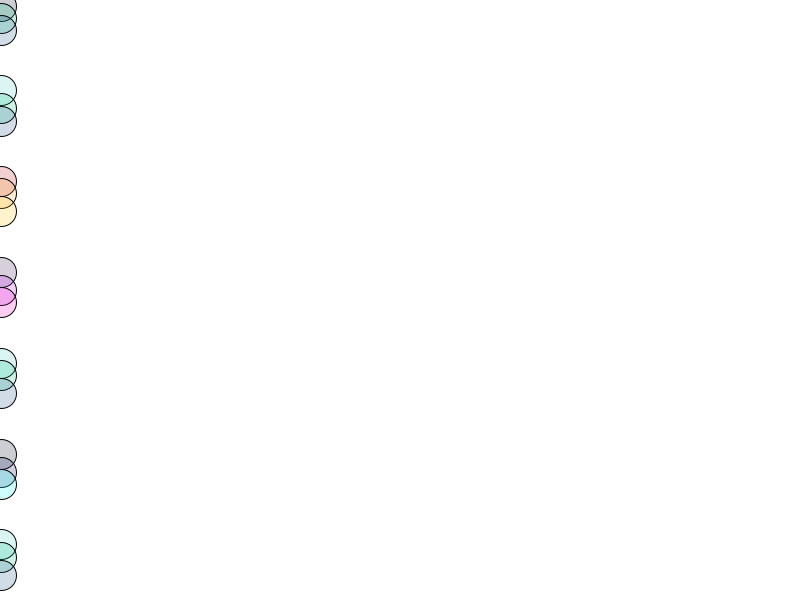
Frame 1 (no input)
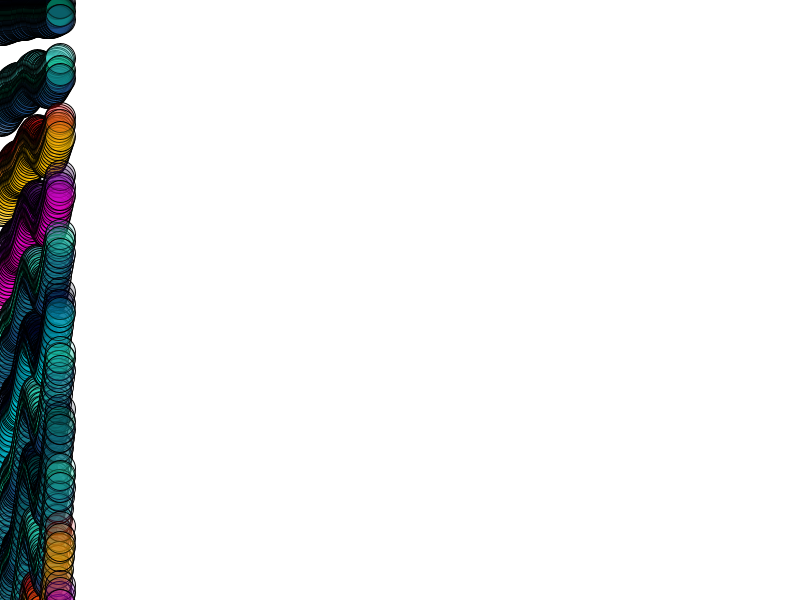
Frame 60 (the mouse pressed at the canvas centre just before this capture)
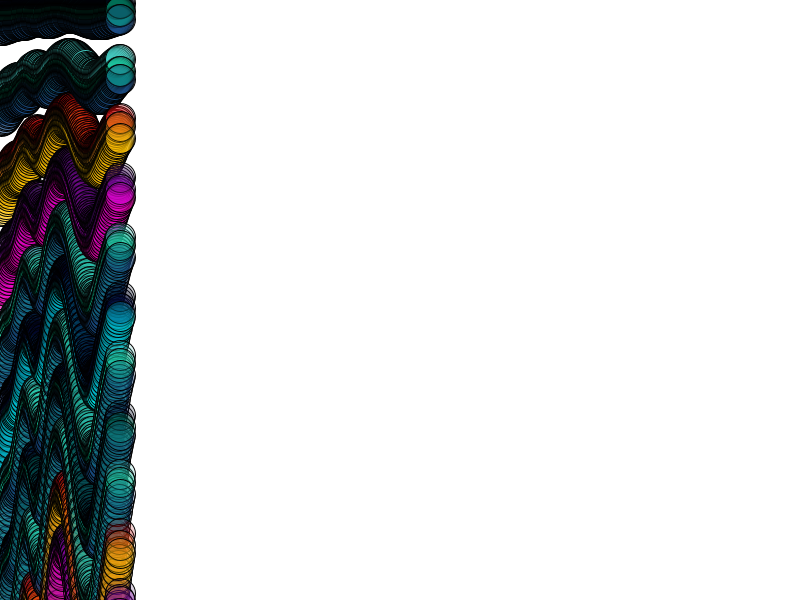
Frame 120 (the mouse held since frame 60 and released just before this capture)

The Processing sketch that drew these frames (run headless with seeded random() and noise(); from frame 60 on, the mouse is pressed at the canvas centre):

// Processing sketch: processing_76992
// ── processing_76992.pde

int trans = 50;
float noiseval;
float xpos;

void setup (){
  size(800,600);
  background(255);
}

void draw() {
  
  noiseval +=0.01;
  xpos ++;
 
  frameRate(50);
 //noStroke();  // funciona con o sin contornos
  
  fill(58,8,80,trans); //morado1
  ellipse(xpos,noise(noiseval)*1500,30,30); 
  fill(192,12,242,trans); //morado2
  ellipse(xpos,noise(noiseval)*1520,30,30);
  fill(240,0,180,trans);// magenta
  ellipse(xpos,noise(noiseval)*1550,30,30);
  
  fill(199,9,9,trans); //rojo
  ellipse(xpos,noise(noiseval)*1350,30,30); 
  fill(240,159,32,trans); //naranjo
  ellipse(xpos,noise(noiseval)*1380,30,30);
  fill(255,192,0,trans);// amarillo
  ellipse(xpos,noise(noiseval)*1400,30,30);
  
  fill(2,5,33,trans); //calipso
  ellipse(xpos,noise(noiseval)*10,30,30);
  fill(0,193,132,trans); //verde 
  ellipse(xpos,noise(noiseval)*30,30,30);
  fill(23,75,134,trans);// azul
  ellipse(xpos,noise(noiseval)*50,30,30);
  
  fill(65,205,193,trans);
  ellipse(xpos,noise(noiseval)*150,30,30);
  fill(0,193,132,trans);
  ellipse(xpos,noise(noiseval)*180,30,30);
  fill(23,75,134,trans);
  ellipse(xpos,noise(noiseval)*200,30,30);
  
  fill(199,9,9,trans); //rojo
  ellipse(xpos,noise(noiseval)*300,30,30);
  fill(240,159,32,trans); //naranjo
  ellipse(xpos,noise(noiseval)*320,30,30);
  fill(255,192,0,trans);// amarillo
  ellipse(xpos,noise(noiseval)*350,30,30);
  
  fill(58,8,80,trans); //morado1
  ellipse(xpos,noise(noiseval)*450,30,30);
  fill(192,12,242,trans); //morado2
  ellipse(xpos,noise(noiseval)*480,30,30);
  fill(240,0,180,trans); // magenta
  ellipse(xpos,noise(noiseval)*500,30,30);
  
  fill(65,205,193,trans); //calipso
  ellipse(xpos,noise(noiseval)*600,30,30);
  fill(0,193,132,trans); //verde 
  ellipse(xpos,noise(noiseval)*620,30,30);
  fill(23,75,134,trans);// azul
  ellipse(xpos,noise(noiseval)*650,30,30);
  
  fill(2,5,33,trans);
  ellipse(xpos,noise(noiseval)*750,30,30);
  fill(6,13,88,trans);
  ellipse(xpos,noise(noiseval)*780,30,30);
  fill(0,255,255,trans);
  ellipse(xpos,noise(noiseval)*800,30,30);
  
  fill(65,205,193,trans); //calipso
  ellipse(xpos,noise(noiseval)*900,30,30);
  fill(0,193,132,trans); //verde 
  ellipse(xpos,noise(noiseval)*920,30,30);
  fill(23,75,134,trans);// azul
  ellipse(xpos,noise(noiseval)*950,30,30);

  
  fill(2,5,33,trans); //calipso
  ellipse(xpos,noise(noiseval)*1050,30,30);
  fill(0,193,132,trans); //verde 
  ellipse(xpos,noise(noiseval)*1080,30,30);
  fill(23,75,134,trans);// azul
  ellipse(xpos,noise(noiseval)*1100,30,30);
 
  fill(65,205,193,trans);
  ellipse(xpos,noise(noiseval)*1200,30,30);
  fill(0,193,132,trans);
  ellipse(xpos,noise(noiseval)*1220,30,30);
  fill(23,75,134,trans);
  ellipse(xpos,noise(noiseval)*1250,30,30);
}
